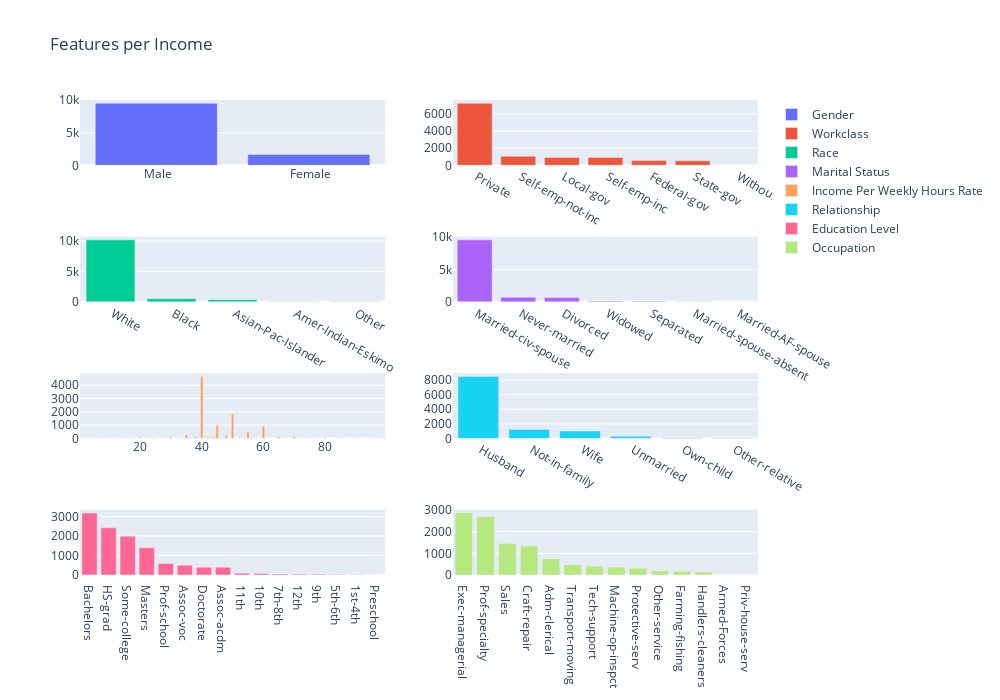

Notebook source saved alongside this figure:
### Code cell
fig = make_subplots(rows=4, cols=2, vertical_spacing=0.15)
fig.add_trace(go.Bar(name="Gender", x=compare_visually(data, 'sex')[0],
                     y=compare_visually(data, 'sex')[1]), row=1, col=1)
fig.add_trace(go.Bar(name="Workclass", x=compare_visually(data, 'workclass')[0],
                     y=compare_visually(data, 'workclass')[1]), row=1, col=2)
fig.add_trace(go.Bar(name="Race", x=compare_visually(data, 'race')[0],
                     y=compare_visually(data, 'race')[1]), row=2, col=1)
fig.add_trace(go.Bar(name="Marital Status", x=compare_visually(data, 'marital-status')[0],
                     y=compare_visually(data, 'marital-status')[1]), row=2, col=2)
fig.add_trace(go.Bar(name="Income Per Weekly Hours Rate", x=compare_visually(data, 'hours-per-week')[0],
                     y=compare_visually(data, 'hours-per-week')[1]), row=3, col=1)
fig.add_trace(go.Bar(name="Relationship", x=compare_visually(data, 'relationship')[0],
                     y=compare_visually(data, 'relationship')[1]), row=3, col=2)
fig.add_trace(go.Bar(name="Education Level", x=compare_visually(data, 'education_level')[0],
                     y=compare_visually(data, 'education_level')[1]), row=4, col=1)
fig.add_trace(go.Bar(name="Occupation", x=compare_visually(data, 'occupation')[0],
                     y=compare_visually(data, 'occupation')[1]), row=4, col=2)
fig.update_layout(height=700, width=1000, title_text="Features per Income")
fig.show()

### Figure 1 — Plotly figure (JSON) as saved in the notebook; plotly's stock layout.template omitted (floating-point values rounded to 4 significant figures)
{"data": [{"name": "Gender", "type": "bar", "x": [" Male", " Female"], "xaxis": "x", "y": [9539, 1669], "yaxis": "y"}, {"name": "Workclass", "type": "bar", "x": [" Private", " Self-emp-not-inc", " Local-gov", " Self-emp-inc", " Federal-gov", " State-gov", " Without-pay"], "xaxis": "x2", "y": [7251, 1059, 915, 912, 549, 520, 2], "yaxis": "y2"}, {"name": "Race", "type": "bar", "x": [" White", " Black", " Asian-Pac-Islander", " Amer-Indian-Eskimo", " Other"], "xaxis": "x3", "y": [10207, 534, 369, 53, 45], "yaxis": "y3"}, {"name": "Marital Status", "type": "bar", "x": [" Married-civ-spouse", " Never-married", " Divorced", " Widowed", " Separated", " Married-spouse-absent", " Married-AF-spouse"], "xaxis": "x4", "y": [9564, 701, 655, 121, 99, 54, 14], "yaxis": "y4"}, {"name": "Income Per Weekly Hours Rate", "type": "bar", "x": ["40.0", "50.0", "45.0", "60.0", "55.0", "35.0", "48.0", "70.0", "65.0", "38.0", "44.0", "30.0", "42.0", "20.0", "80.0", "52.0", "43.0", "36.0", "56.0", "25.0", "46.0", "32.0", "99.0", "72.0", "75.0", "37.0", "24.0", "47.0", "15.0", "84.0", "10.0", "54.0", "90.0", "16.0", "41.0", "58.0", "8.0", "12.0", "39.0", "18.0", "53.0", "57.0", "5.0", "28.0", "49.0", "68.0", "85.0", "64.0", "4.0", "21.0", "62.0", "33.0", "7.0", "6.0", "63.0", "34.0", "51.0", "26.0", "67.0", "2.0", "66.0", "98.0", "13.0", "17.0", "78.0", "76.0", "9.0", "61.0", "22.0", "31.0", "1.0", "74.0", "86.0", "59.0", "3.0", "14.0", "27.0", "89.0", "23.0", "95.0", "92.0", "97.0", "29.0", "69.0", "96.0", "73.0"], "xaxis": "x5", "y": [4665, 1838, 982, 923, 477, 268, 241, 152, 144, 127, 104, 101, 98, 95, 76, 69, 59, 55, 53, 45, 44, 40, 40, 35, 35, 33, 31, 27, 25, 24, 21, 18, 17, 16, 14, 12, 12, 11, 10, 8, 8, 8, 8, 8, 7, 6, 6, 6, 5, 5, 5, 5, 5, 5, 4, 4, 4, 4, 4, 3, 3, 3, 3, 3, 3, 3, 3, 3, 3, 2, 2, 2, 2, 2, 2, 2, 2, 2, 1, 1, 1, 1, 1, 1, 1, 1], "yaxis": "y5"}, {"name": "Relationship", "type": "bar", "x": [" Husband", " Not-in-family", " Wife", " Unmarried", " Own-child", " Other-relative"], "xaxis": "x6", "y": [8507, 1228, 1016, 302, 105, 50], "yaxis": "y6"}, {"name": "Education Level", "type": "bar", "x": [" Bachelors", " HS-grad", " Some-college", " Masters", " Prof-school", " Assoc-voc", " Doctorate", " Assoc-acdm", " 11th", " 10th", " 7th-8th", " 12th", " 9th", " 5th-6th", " 1st-4th", " Preschool"], "xaxis": "x7", "y": [3178, 2416, 1990, 1393, 592, 504, 399, 398, 89, 82, 55, 43, 38, 22, 8, 1], "yaxis": "y7"}, {"name": "Occupation", "type": "bar", "x": [" Exec-managerial", " Prof-specialty", " Sales", " Craft-repair", " Adm-clerical", " Transport-moving", " Tech-support", " Machine-op-inspct", " Protective-serv", " Other-service", " Farming-fishing", " Handlers-cleaners", " Armed-Forces", " Priv-house-serv"], "xaxis": "x8", "y": [2867, 2704, 1455, 1355, 756, 478, 411, 365, 307, 196, 172, 135, 4, 3], "yaxis": "y8"}], "layout": {"height": 700, "title": {"text": "Features per Income"}, "width": 1000, "xaxis": {"anchor": "y", "domain": [0, 0.45]}, "xaxis2": {"anchor": "y2", "domain": [0.55, 1]}, "xaxis3": {"anchor": "y3", "domain": [0, 0.45]}, "xaxis4": {"anchor": "y4", "domain": [0.55, 1]}, "xaxis5": {"anchor": "y5", "domain": [0, 0.45]}, "xaxis6": {"anchor": "y6", "domain": [0.55, 1]}, "xaxis7": {"anchor": "y7", "domain": [0, 0.45]}, "xaxis8": {"anchor": "y8", "domain": [0.55, 1]}, "yaxis": {"anchor": "x", "domain": [0.8625, 1]}, "yaxis2": {"anchor": "x2", "domain": [0.8625, 1]}, "yaxis3": {"anchor": "x3", "domain": [0.575, 0.7125]}, "yaxis4": {"anchor": "x4", "domain": [0.575, 0.7125]}, "yaxis5": {"anchor": "x5", "domain": [0.2875, 0.425]}, "yaxis6": {"anchor": "x6", "domain": [0.2875, 0.425]}, "yaxis7": {"anchor": "x7", "domain": [0, 0.1375]}, "yaxis8": {"anchor": "x8", "domain": [0, 0.1375]}}}
